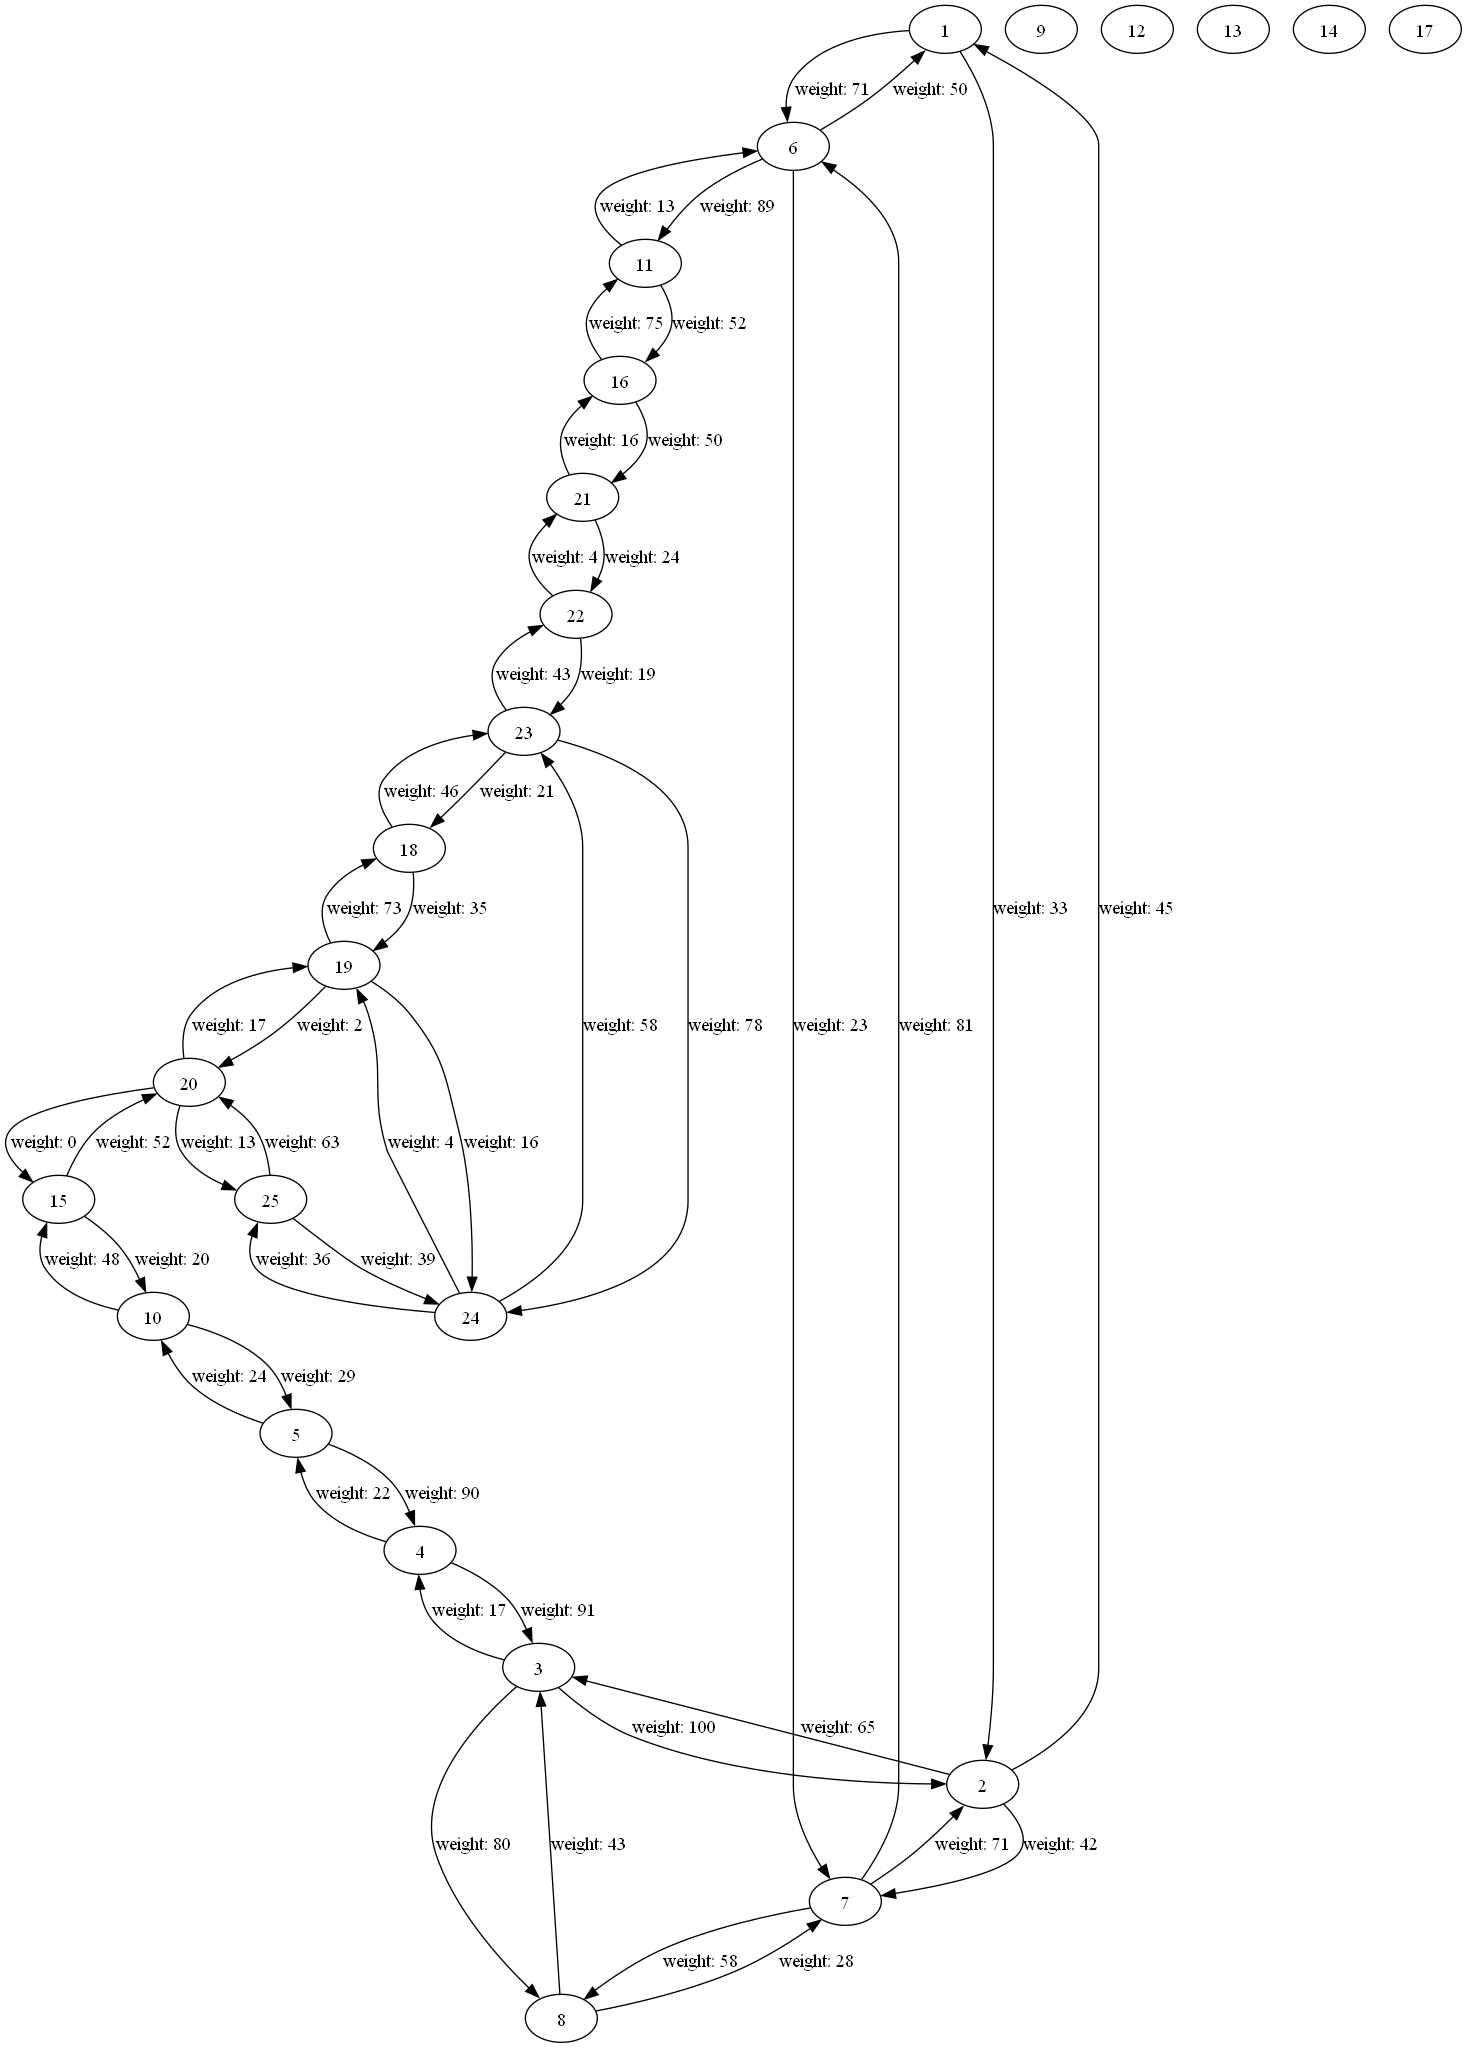

The Python source for this figure:
import graphviz
import sys

class Graph:
    def __init__(self):
        self.adjacency_list = {}

    def add_node(self, node):
        if node not in self.adjacency_list:
            self.adjacency_list[node] = {'neighbors': []}

    def add_edge(self, node1, node2, weight):
        if node1 in self.adjacency_list and node2 in self.adjacency_list:
            self.adjacency_list[node1]['neighbors'].append((node2, weight))

    def dijkstra(self, source):
        dist = {}
        prev = {}
        Q = set()

        for node in self.adjacency_list:
            dist[node] = float('inf')
            prev[node] = None

            Q.add(node)

        dist[source] = 0

        while Q:
            current = min(Q, key=lambda node: dist[node])
            Q.remove(current)

            for neighbor, weight in self.adjacency_list[current]['neighbors']:
                alt = dist[current] + weight

                if alt < dist[neighbor]:
                    dist[neighbor] = alt
                    prev[neighbor] = current

        return dist, prev

    def print_graph(self):
        for node in self.adjacency_list:
            edges = []

            for neighbor in self.adjacency_list[node]['neighbors']:
                edges.append(f"{neighbor[0]} (weight: {neighbor[1]})")

            print(node, "->", " -> ".join(edges))

    def print_graph_dot(self):
        dot = graphviz.Digraph()

        for node in self.adjacency_list:
            edges = []

            for neighbor in self.adjacency_list[node]['neighbors']:
                edges.append(f"{neighbor[0]} (weight: {neighbor[1]})")

            dot.node(str(node))

            for neighbor in self.adjacency_list[node]['neighbors']:
                dot.edge(str(node), str(neighbor[0]), label=f"weight: {neighbor[1]}")

        dot.render('graph', format='png')

graph = Graph()

for i in range(1, 26, 1):
    graph.add_node(i)

graph.add_edge(1, 6, 71)
graph.add_edge(1, 2, 33)
graph.add_edge(2, 1, 45)
graph.add_edge(2, 7, 42)
graph.add_edge(2, 3, 65)
graph.add_edge(3, 2, 100)
graph.add_edge(3, 8, 80)
graph.add_edge(3, 4, 17)
graph.add_edge(4, 3, 91)
graph.add_edge(4, 5, 22)
graph.add_edge(5, 4, 90)
graph.add_edge(5, 10, 24)
graph.add_edge(6, 1, 50)
graph.add_edge(6, 11, 89)
graph.add_edge(6, 7, 23)
graph.add_edge(7, 2, 71)
graph.add_edge(7, 6, 81)
graph.add_edge(7, 8, 58)
graph.add_edge(8, 3, 43)
graph.add_edge(8, 7, 28)
graph.add_edge(10, 5, 29)
graph.add_edge(10, 15, 48)
graph.add_edge(11, 6, 13)
graph.add_edge(11, 16, 52)
graph.add_edge(15, 10, 20)
graph.add_edge(15, 20, 52)
graph.add_edge(16, 11, 75)
graph.add_edge(16, 21, 50)
graph.add_edge(18, 23, 46)
graph.add_edge(18, 19, 35)
graph.add_edge(19, 18, 73)
graph.add_edge(19, 24, 16)
graph.add_edge(19, 20, 2)
graph.add_edge(20, 15, 0)
graph.add_edge(20, 19, 17)
graph.add_edge(20, 25, 13)
graph.add_edge(21, 16, 16)
graph.add_edge(21, 22, 24)
graph.add_edge(22, 21, 4)
graph.add_edge(22, 23, 19)
graph.add_edge(23, 18, 21)
graph.add_edge(23, 22, 43)
graph.add_edge(23, 24, 78)
graph.add_edge(24, 19, 4)
graph.add_edge(24, 23, 58)
graph.add_edge(24, 25, 36)
graph.add_edge(25, 20, 63)
graph.add_edge(25, 24, 39)

print("\n")

graph.print_graph()
graph.print_graph_dot()

print("\n")

distances, predecessors = graph.dijkstra(1)

print("Distances:")
for node, distance in distances.items():
    predecessor = predecessors[node]

    print(f"Node {node}: Min Distance = {distance}, Previous = {predecessor}")
